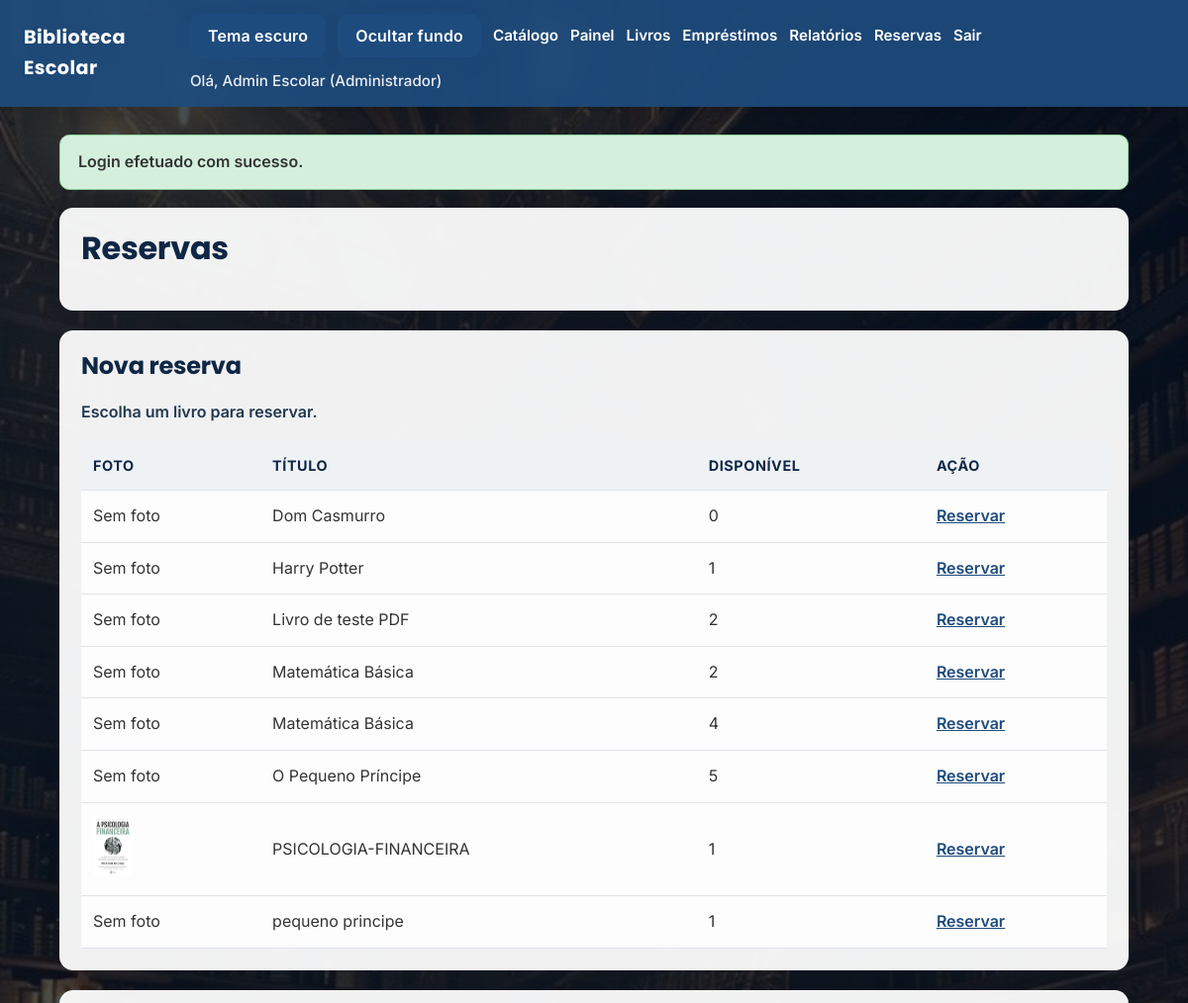
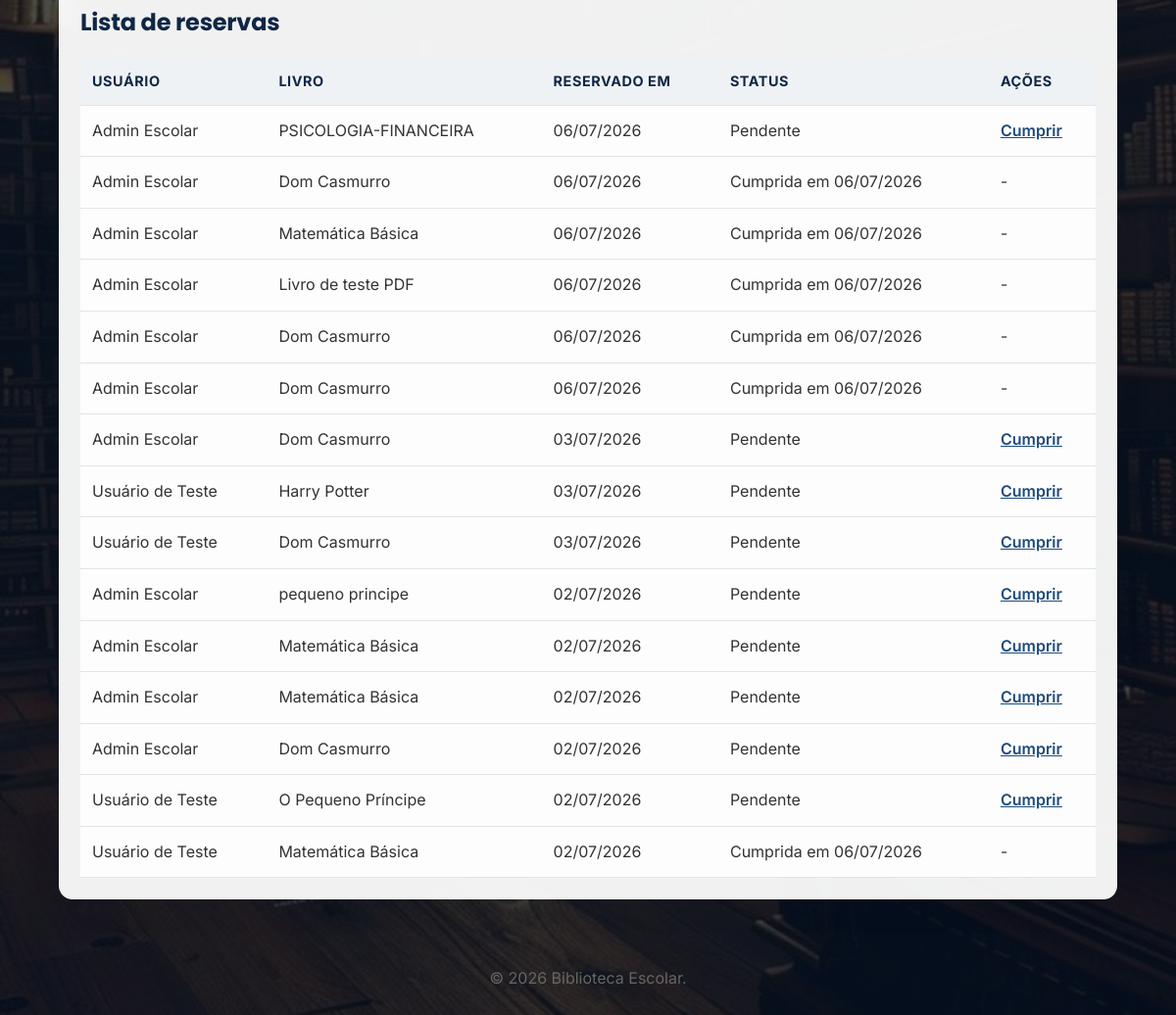
/reservations.php (signed in), run on the app's committed database (2 pictures, top to bottom).
### tables this page shows
CREATE TABLE books (
        id INTEGER PRIMARY KEY AUTOINCREMENT,
        title TEXT NOT NULL,
        author TEXT NOT NULL,
        category TEXT NOT NULL,
        isbn TEXT,
        publisher TEXT,
        year INTEGER,
        quantity INTEGER NOT NULL DEFAULT 0,
        shelf TEXT,
        internal_code TEXT,
        cover_path TEXT,
        created_at TEXT NOT NULL DEFAULT CURRENT_TIMESTAMP
    , pdf_path TEXT);

### includes/functions.php (called while the page is built, shortened)
<?php
require_once __DIR__ . '/auth.php';
function base_url(string $path = ''): string
{
    $base = BASE_URL;
    return rtrim($base, '/') . '/' . ltrim($path, '/');
}
function h(string $value): string
{
    return htmlspecialchars($value, ENT_QUOTES, 'UTF-8');
}
function format_date(string $value): string
{
    return date('d/m/Y', strtotime($value));
}

### includes/auth.php (called while the page is built, shortened)
<?php
function current_user(): ?array
{
    return $_SESSION['user'] ?? null;
}
function user_has_role(string|array $role): bool
{
    $user = current_user();
    $roles = is_array($role) ? $role : [$role];
    return in_array($user['role_name'], $roles, true);
}

### reservations.php (the view, shortened to what this page needs)
<?php
require_once __DIR__ . '/includes/auth.php';
require_once __DIR__ . '/includes/functions.php';
$db = get_db();
$reservationsQuery = 'SELECT r.id, u.name AS user_name, b.title AS book_title, r.reserved_at, r.fulfilled_at FROM reservations r JOIN users u ON r.user_id = u.id JOIN books b ON r.book_id = b.id';
$reservationsQuery .= ' ORDER BY r.reserved_at DESC';
$reservations = $db->query($reservationsQuery)->fetchAll();
$books = $db->query('SELECT id, title, quantity, cover_path FROM books ORDER BY title')->fetchAll();
require_once __DIR__ . '/includes/header.php';
?>
<div class="card">
    <h1>Reservas</h1>
</div>
<div class="card">
    <h2>Nova reserva</h2>
    <p style="margin-top: 6px; color: #22384f; font-weight: 600;">Escolha um livro para reservar.</p>
    <table>
        <thead>
            <tr>
                <th>Foto</th>
                <th>Título</th>
                <th>Disponível</th>
                <th>Ação</th>
            </tr>
        </thead>
        <tbody>
            <?php foreach ($books as $book): ?>
                <tr>
                    <td>
                        <?php if (!empty($book['cover_path'])): ?>
                            <img src="<?php echo h(base_url($book['cover_path'])); ?>" alt="Foto do livro" style="max-width: 60px; max-height: 60px; object-fit: cover;">
                        <?php else: ?>
                            <span>Sem foto</span>
                        <?php endif; ?>
                    </td>
                    <td><?php echo h($book['title']); ?></td>
                    <td><?php echo (int)$book['quantity']; ?></td>
                    <td>
                        <a href="reservations.php?action=reserve&book_id=<?php echo (int)$book['id']; ?>">Reservar</a>
                    </td>
                </tr>
            <?php endforeach; ?>
        </tbody>
    </table>
</div>
<div class="card">
    <h2>Lista de reservas</h2>
    <?php if (empty($reservations)): ?>
        <p style="margin-top: 8px; color: #22384f; font-weight: 600;">Sem reservas registradas.</p>
    <?php else: ?>
        <table>
            <thead>
                <tr>
                    <th>Usuário</th>
                    <th>Livro</th>
                    <th>Reservado em</th>
                    <th>Status</th>
                    <?php if (user_has_role(['Administrador', 'Bibliotecário'])): ?><th>Ações</th><?php endif; ?>
                </tr>
            </thead>
            <tbody>
                <?php foreach ($reservations as $reservation): ?>
                    <tr>
                        <td><?php echo h($reservation['user_name']); ?></td>
                        <td><?php echo h($reservation['book_title']); ?></td>
                        <td><?php echo h(format_date($reservation['reserved_at'])); ?></td>
                        <td><?php echo $reservation['fulfilled_at'] ? 'Cumprida em ' . h(format_date($reservation['fulfilled_at'])) : 'Pendente'; ?></td>
                        <?php if (user_has_role(['Administrador', 'Bibliotecário'])): ?>
                            <td>
                                <?php if (!$reservation['fulfilled_at']): ?>
                                    <a href="reservations.php?action=fulfill&id=<?php echo (int)$reservation['id']; ?>">Cumprir</a>
                                <?php else: ?>
                                    -
                                <?php endif; ?>
                            </td>
                        <?php endif; ?>
                    </tr>
                <?php endforeach; ?>
            </tbody>
        </table>
    <?php endif; ?>
</div>
<?php require_once __DIR__ . '/includes/footer.php';

### css/style.css (style rules this page uses)
:root { --bg: #f4f5f7; --text: #333; --header-bg: #1e4b7d; --header-text: #ffffff; --card-bg: #ffffff; --border: #e0e4ea; --input-bg: #ffffff; --input-border: #ccd0d9; --button-bg: #1e4b7d; --button-color: #ffffff; --button-hover: #153b61; --link-color: #1e4b7d; --table-bg: #ffffff; --footer-text: #666; --flash-success-bg: #d4f0dd; --flash-success-border: #8fd19b; --flash-error-bg: #ffe4e1; --flash-error-border: #e11d48; --action-bg: #0f6d3f; --action-hover: #0b562f; --font-sans: "Inter", "Segoe UI", Roboto, Arial, sans-serif; --font-heading: "Poppins", "Inter", "Segoe UI", sans-serif; }
body { margin: 0; font-family: var(--font-sans); font-size: 16px; line-height: 1.6; background: linear-gradient(rgba(7, 18, 34, 0.72), rgba(7, 18, 34, 0.72)), url('../img/library-bg.jpg') center/cover fixed; color: var(--text); min-height: 100vh; transition: background 0.2s ease; -webkit-font-smoothing: antialiased; text-rendering: optimizeLegibility; }
h1, h2, h3, h4 { font-family: var(--font-heading); line-height: 1.2; margin-top: 0; color: #0f2745; font-weight: 700; letter-spacing: -0.01em; text-shadow: 0 1px 2px rgba(255, 255, 255, 0.35); }
.card { background: rgba(255, 255, 255, 0.94); border-radius: 14px; padding: 22px; box-shadow: 0 10px 30px rgba(15, 23, 42, 0.08); margin-bottom: 20px; backdrop-filter: blur(2px); }
a { color: var(--link-color); font-weight: 600; }
table { width: 100%; border-collapse: collapse; margin-top: 12px; background: rgba(255, 255, 255, 0.9); }
table th, table td { padding: 13px 12px; border-bottom: 1px solid var(--border); text-align: left; color: var(--text); vertical-align: middle; }
table th { font-size: 0.9rem; font-weight: 700; text-transform: uppercase; letter-spacing: 0.04em; color: #0f2745; background: rgba(30, 75, 125, 0.06); }

### data on the page
books: shows "Sem foto", title "Dom Casmurro", quantity "0"
books: shows "Sem foto", title "Harry Potter", quantity "1"
books: shows "Sem foto", title "Livro de teste PDF", quantity "2"
books: shows "Sem foto", title "Matemática Básica", quantity "2"
books: shows "Sem foto", title "Matemática Básica", quantity "4"
books: shows "Sem foto", title "O Pequeno Príncipe", quantity "5"
books: cover_path (picture), title "PSICOLOGIA-FINANCEIRA", quantity "1"
books: shows "Sem foto", title "pequeno principe", quantity "1"

### other printed values
SITE_NAME "Biblioteca Escolar"
$user['name'] "Admin Escolar"
$user['role_name'] "Administrador"
$flash['message'] "Login efetuado com sucesso."
$reservation['user_name'] "Admin Escolar"
$reservation['book_title'] "PSICOLOGIA-FINANCEIRA"
format_date($reservation['reserved_at']) "06/07/2026"
$reservation['book_title'] "Dom Casmurro"
format_date($reservation['fulfilled_at']) "06/07/2026"
$reservation['book_title'] "Matemática Básica"
$reservation['book_title'] "Livro de teste PDF"
format_date($reservation['reserved_at']) "03/07/2026"
$reservation['user_name'] "Usuário de Teste"
$reservation['book_title'] "Harry Potter"
$reservation['book_title'] "pequeno principe"
